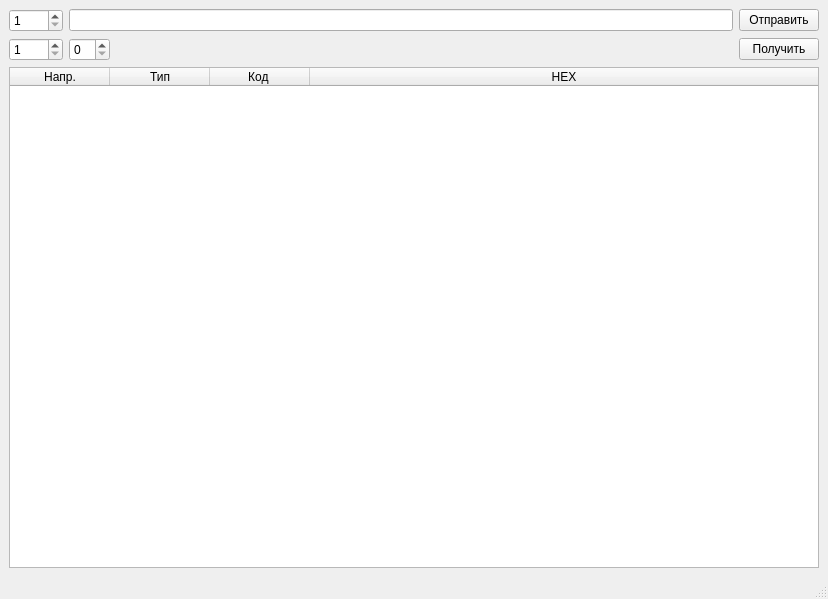
<?xml version="1.0" encoding="UTF-8"?>
<ui version="4.0">
 <class>DebugWindow</class>
 <widget class="QMainWindow" name="DebugWindow">
  <property name="geometry">
   <rect>
    <x>0</x>
    <y>0</y>
    <width>828</width>
    <height>599</height>
   </rect>
  </property>
  <property name="windowTitle">
   <string>Отладка</string>
  </property>
  <widget class="QWidget" name="centralwidget">
   <layout class="QVBoxLayout" name="verticalLayout">
    <item>
     <layout class="QHBoxLayout" name="horizontalLayout">
      <item>
       <widget class="QSpinBox" name="codeSpinBox">
        <property name="minimum">
         <number>1</number>
        </property>
        <property name="maximum">
         <number>1000</number>
        </property>
       </widget>
      </item>
      <item>
       <widget class="QLineEdit" name="dataLineEdit"/>
      </item>
      <item>
       <widget class="QPushButton" name="pushButtonPost">
        <property name="text">
         <string>Отправить</string>
        </property>
       </widget>
      </item>
     </layout>
    </item>
    <item>
     <layout class="QHBoxLayout" name="horizontalLayout_3">
      <item>
       <widget class="QSpinBox" name="codeGetSpinBox">
        <property name="minimum">
         <number>1</number>
        </property>
        <property name="maximum">
         <number>1000</number>
        </property>
       </widget>
      </item>
      <item>
       <widget class="QSpinBox" name="codeGetDataLengthSpinBox"/>
      </item>
      <item>
       <spacer name="horizontalSpacer">
        <property name="orientation">
         <enum>Qt::Horizontal</enum>
        </property>
        <property name="sizeHint" stdset="0">
         <size>
          <width>40</width>
          <height>20</height>
         </size>
        </property>
       </spacer>
      </item>
      <item>
       <widget class="QPushButton" name="pushButtonGet">
        <property name="text">
         <string>Получить</string>
        </property>
       </widget>
      </item>
     </layout>
    </item>
    <item>
     <widget class="QTableWidget" name="tableWidget">
      <attribute name="horizontalHeaderStretchLastSection">
       <bool>true</bool>
      </attribute>
      <column>
       <property name="text">
        <string>Напр.</string>
       </property>
      </column>
      <column>
       <property name="text">
        <string>Тип</string>
       </property>
      </column>
      <column>
       <property name="text">
        <string>Код </string>
       </property>
      </column>
      <column>
       <property name="text">
        <string>HEX</string>
       </property>
      </column>
     </widget>
    </item>
   </layout>
  </widget>
  <widget class="QMenuBar" name="menubar">
   <property name="geometry">
    <rect>
     <x>0</x>
     <y>0</y>
     <width>828</width>
     <height>22</height>
    </rect>
   </property>
  </widget>
  <widget class="QStatusBar" name="statusbar"/>
 </widget>
 <resources/>
 <connections/>
</ui>
